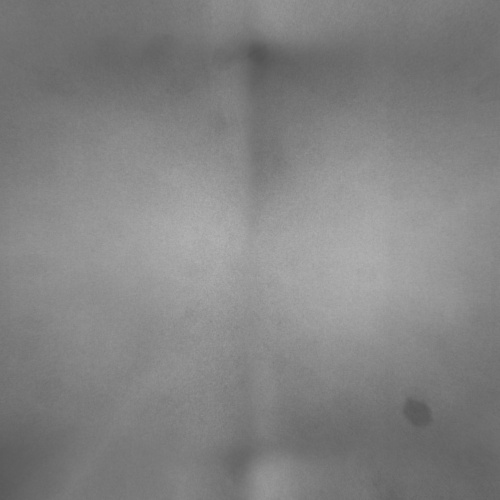
#> input picture Assets/Cam_51.jpg, 500 x 500 px
$ python Gradient.py   (older library calls are emulated)
#> lines starting #> are read from the running program, lines starting #| are printed output that depends on the picture
import cv2
import numpy as np
from matplotlib import pyplot as plt

img = cv2.imread('Assets/Cam_51.jpg',0)
#> img is the input picture: shape (500, 500); min 84, max 179, mean 130.4

laplacian = cv2.Laplacian(img,cv2.CV_64F)
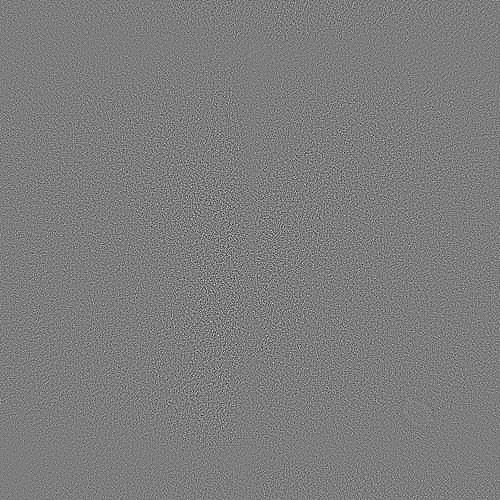
#> laplacian: shape (500, 500) float64; min -35, max 36, mean 0; drawn with min black and max white
sobelx = cv2.Sobel(img,cv2.CV_64F,1,0,ksize=5)
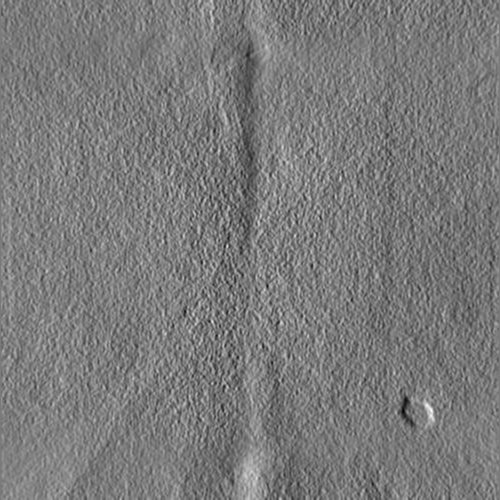
#> sobelx: shape (500, 500) float64; min -544, max 586, mean 1.2; drawn with min black and max white
sobely = cv2.Sobel(img,cv2.CV_64F,0,1,ksize=5)
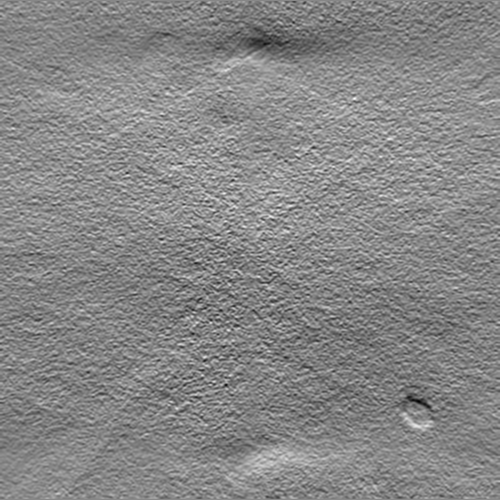
#> sobely: shape (500, 500) float64; min -542, max 478, mean -2.3; drawn with min black and max white

plt.imshow(sobely,cmap = 'gray')
plt.axis('off')
plt.savefig('Assets/test1.jpg', bbox_inches='tight', pad_inches = 0)

$ run again, with Assets/Cam_0.jpg copied over Assets/Cam_51.jpg
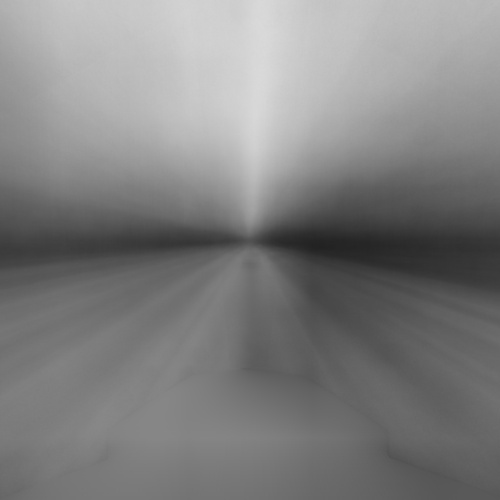
#> input picture Assets/Cam_0.jpg, 500 x 500 px
#> img is the input picture: shape (500, 500); min 34, max 218, mean 128.5
#> `sobelx = cv2.Sobel(img,cv2.CV_64F,1,0,ksize=5)`:
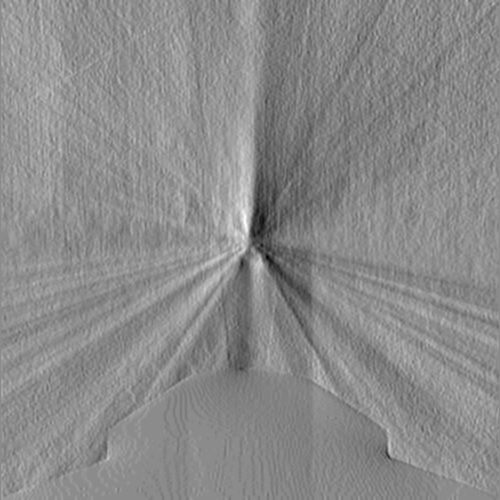
#> sobelx: shape (500, 500) float64; min -448, max 371, mean -1.7; drawn with min black and max white
#> `sobely = cv2.Sobel(img,cv2.CV_64F,0,1,ksize=5)`:
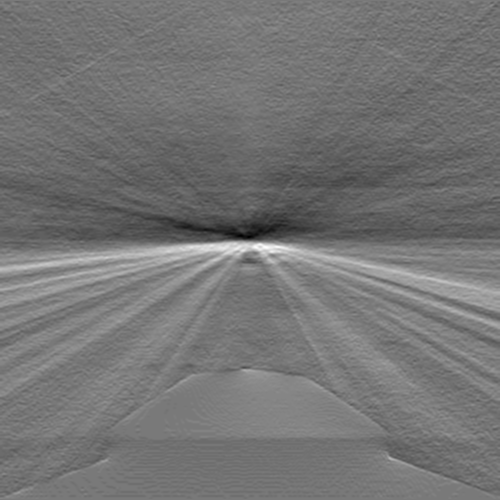
#> sobely: shape (500, 500) float64; min -620, max 683, mean -22.9; drawn with min black and max white

$ run again, with Assets/Cam_1.jpg copied over Assets/Cam_51.jpg
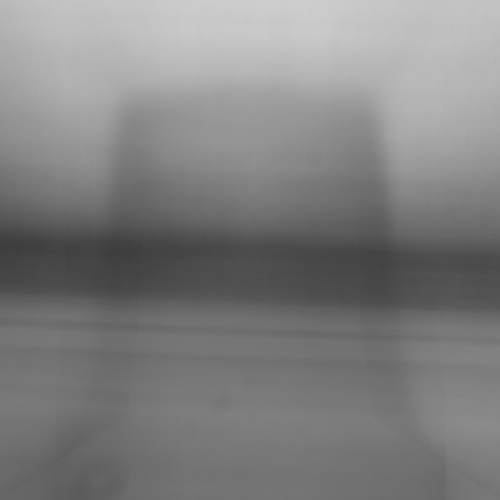
#> input picture Assets/Cam_1.jpg, 500 x 500 px
#> img is the input picture: shape (500, 500); min 61, max 206, mean 128.3
#> `laplacian = cv2.Laplacian(img,cv2.CV_64F)`:
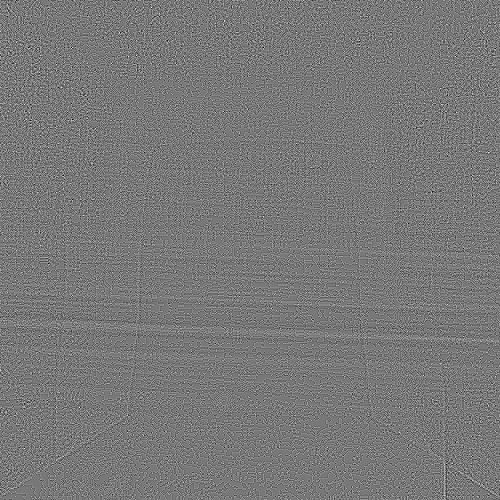
#> laplacian: shape (500, 500) float64; min -9, max 10, mean 0.000212; drawn with min black and max white
#> `sobely = cv2.Sobel(img,cv2.CV_64F,0,1,ksize=5)`:
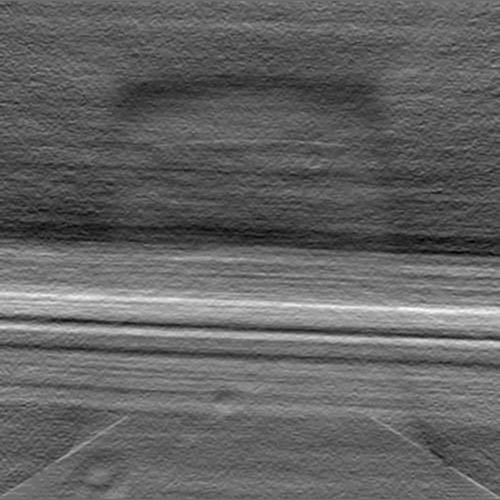
#> sobely: shape (500, 500) float64; min -271, max 366, mean -22.8; drawn with min black and max white
